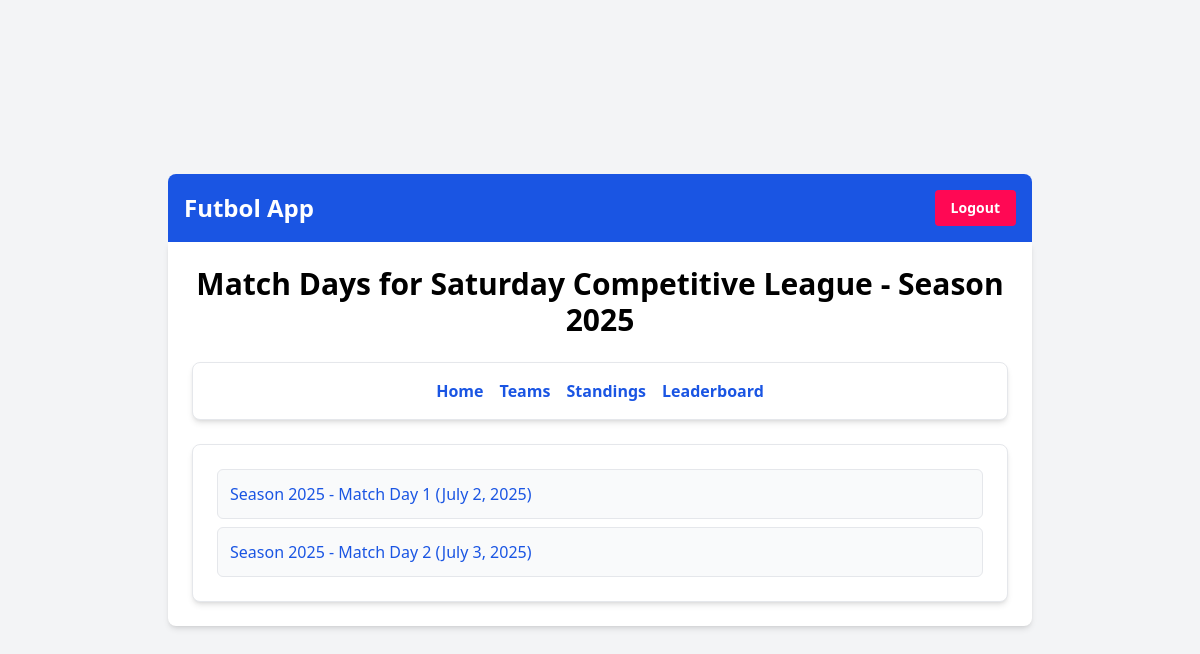
Screenshot of /futbol/league/1/1/matchdays/ (signed in) with the database file from the repository.
### futbolapp/models.py (models this page shows, shortened)
class League(models.Model):
    name = models.CharField(max_length=100)
    description = models.TextField()
    created_at = models.DateTimeField(auto_now_add=True)
    updated_at = models.DateTimeField(auto_now=True)

class Season(models.Model):
    league = models.ForeignKey(League, on_delete=models.CASCADE)
    year = models.IntegerField()
    is_current = models.BooleanField(default=False)

class Matchday(models.Model):
    season = models.ForeignKey(Season, on_delete=models.CASCADE)
    number = models.PositiveIntegerField()
    date = models.DateField()
    class Meta:
        ordering = ['season', 'number']
        unique_together = ('season', 'number')

### futbolapp/views.py (the view)
# urls.py: path('league/<int:league_id>/<int:season_id>/matchdays/', views.league_matchday_list, name='league_matchday_list'),
@login_required
def league_matchday_list(request, league_id, season_id):
    league = get_object_or_404(League, pk=league_id)
    season = get_object_or_404(Season, pk=season_id)
    matchdays = Matchday.objects.filter(season=season).order_by('number')
    return render(request, 'futbolapp/matchday_list.html', {'league': league, 'season': season, 'matchdays': matchdays, 'active_tab': 'matchdays'})

### futbolapp/templates/futbolapp/matchday_list.html
{% extends 'base.html' %}
{% block content %}
    <h1 class="text-3xl font-bold mb-6 text-center">Match Days for {{ league.name }} - Season {{ season.year }}</h1>
    <nav class="mb-6 p-4 bg-white rounded-lg shadow-md border border-gray-200">
        <ul class="flex flex-wrap justify-center space-x-4">
            {% if active_tab != 'home' %}
                <li><a href="{% url 'league_home' league.id season.id %}" class="text-primary-blue hover:text-primary-red font-semibold">Home</a></li>
            {% endif %}
            {% if active_tab != 'teams' %}
                <li><a href="{% url 'team_list' league.id season.id %}" class="text-primary-blue hover:text-primary-red font-semibold">Teams</a></li>
            {% endif %}
            {% if active_tab != 'standings' %}
                <li><a href="{% url 'league_standings_view' league.id season.id %}" class="text-primary-blue hover:text-primary-red font-semibold">Standings</a></li>
            {% endif %}
            {% if active_tab != 'leaderboard' %}
                <li><a href="{% url 'leaderboard_view' league.id season.id %}" class="text-primary-blue hover:text-primary-red font-semibold">Leaderboard</a></li>
            {% endif %}
        </ul>
    </nav>
    <div class="bg-white p-6 rounded-lg shadow-md border border-gray-200">
        <ul class="space-y-2">
            {% for matchday in matchdays %}
                <li>
                    <a href="{% url 'matchday_detail' matchday.id %}" class="block p-3 bg-gray-50 hover:bg-gray-100 rounded-md border border-gray-200 text-primary-blue font-medium">
                        Season {{ matchday.season.year }} - Match Day {{ matchday.number }} ({{ matchday.date }})
                    </a>
                </li>
            {% empty %}
                <li class="text-gray-700">No matchdays found for this league.</li>
            {% endfor %}
        </ul>
    </div>
{% endblock %}

### rows the page displays
League: name "Saturday Competitive League"
Season: year "2025"
Matchday: season.year "2025", number "1", date "July 2, 2025"
Matchday: season.year "2025", number "2", date "July 3, 2025"
